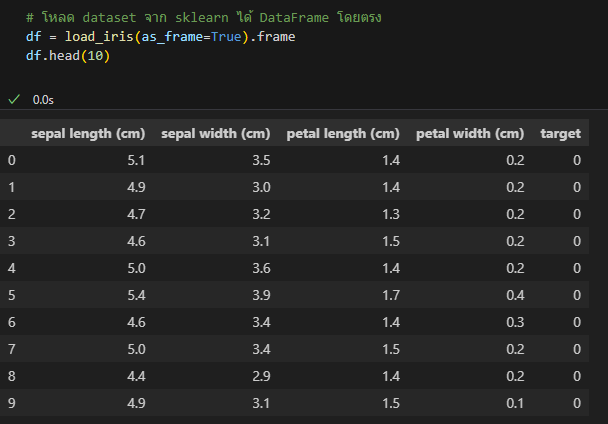
#> input picture Week2_Evidently AI/img/1a.png, 608 x 424 px, found by its file name; its folder holds only this picture in this run
$ python edge_detection.py
#> lines starting #> are read from the running program, lines starting #| are printed output that depends on the picture; after the words box and inside, x2 and y2 are one past the last pixel; in counts of white or black regions, pixels touching at a corner belong together
import cv2
import os

input_folder = "./img"
output_folder = "./processed_img"
os.makedirs(output_folder, exist_ok=True)

for filename in os.listdir(input_folder):
    img = cv2.imread(os.path.join(input_folder, filename), cv2.IMREAD_GRAYSCALE)
#> img: shape (424, 608); min 23, max 214, mean 37.2
    edges = cv2.Canny(img, 100, 200)
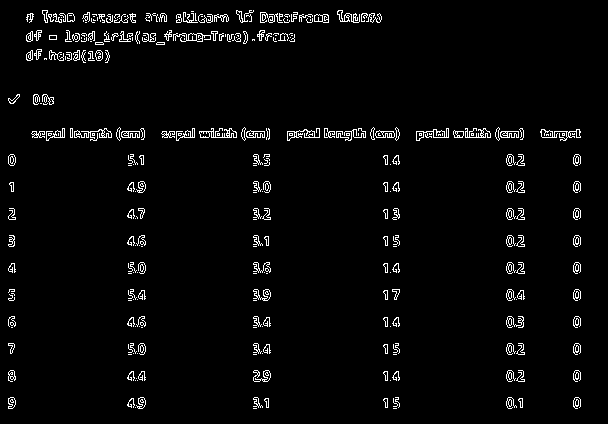
#> edges: shape (424, 608); 3.2% white in thin lines or dots, all inside (x1, y1, x2, y2) = (8, 10, 581, 409)
    cv2.imwrite(os.path.join(output_folder, filename), edges)
